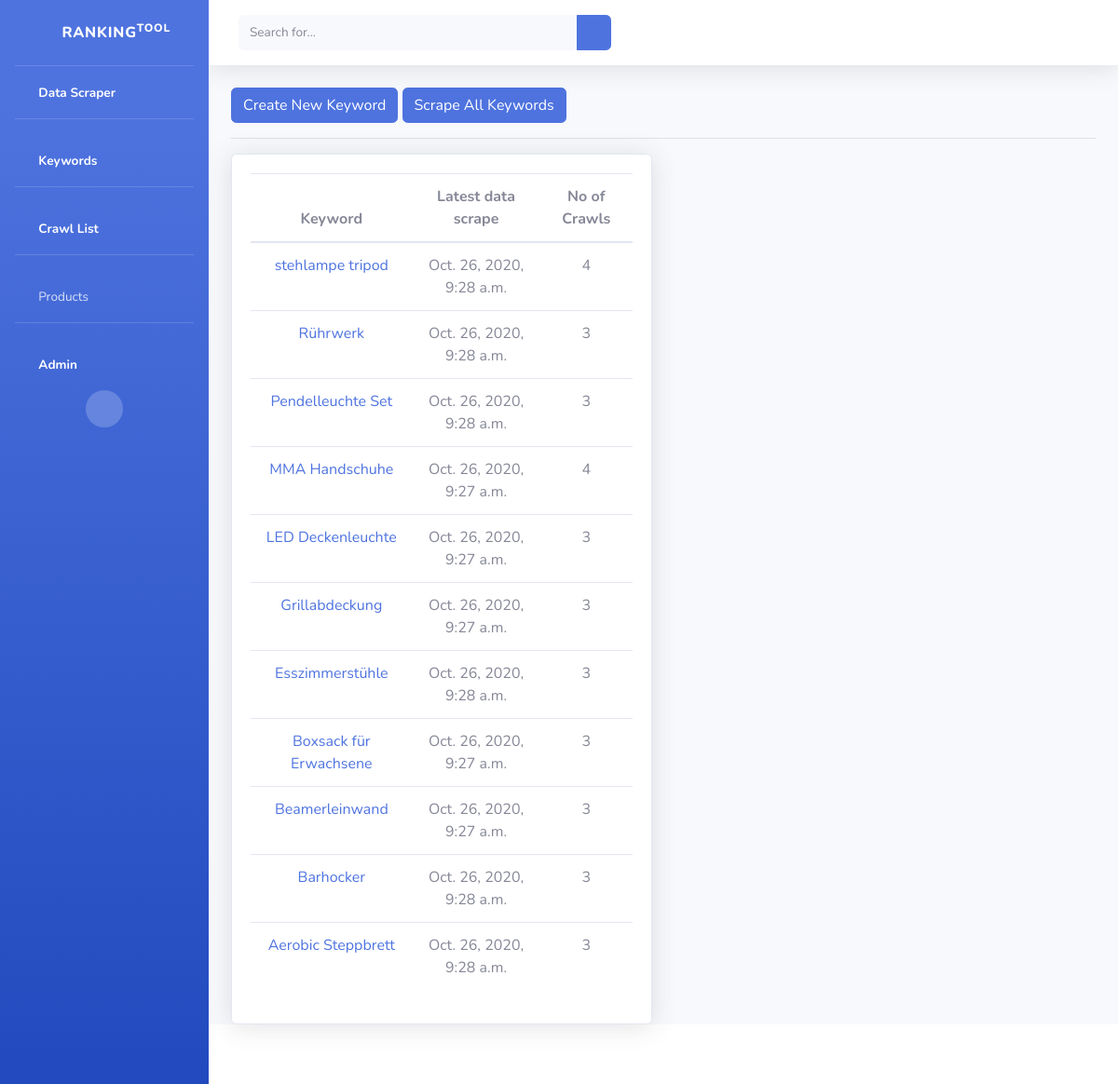
Page /keyword/ on the committed database.
### RankingTool/models.py (models this page shows, shortened)
class Keyword(models.Model):
    keyword = models.CharField(max_length=200,default="")
    @property
    def latest_update(self):
        try:
            latest_crawl_date = KeywordCrawl.objects.filter(keyword__keyword=self.keyword).order_by('-date')[0].date
        except:
            latest_crawl_date = 0
        return latest_crawl_date
    @property
    def no_of_crawls(self):
        try:
            crawls = len(KeywordCrawl.objects.filter(keyword__keyword=self.keyword))
        except:
            crawls = 0
        return crawls

class KeywordCrawl(models.Model):
    keyword = models.ForeignKey(Keyword,default=None, on_delete= models.CASCADE)
    date = models.DateTimeField(default=datetime.now)
    products = models.ManyToManyField(ScrapeProduct)
    marketplace = models.ForeignKey(Marketplace, default=None, on_delete= models.CASCADE, null=True)

### RankingTool/views.py (the view)
# urls.py: path('keyword/', keyword_list_view, name="keyword-list"),
def keyword_list_view(request):
    keywords = Keyword.objects.all().order_by('-keyword')
    context = {
        'keywords': keywords
    }
    return render(request, "keyword/keyword_list.html", context)

### templates/keyword/keyword_list.html
{% extends 'base.html' %}
{% block content %}
<a class="btn btn-primary" href="{% url 'keyword-create' %}">Create New Keyword</a>
<a class="btn btn-primary" href="{% url 'scrape-all-keywords' %}">Scrape All Keywords</a>
<hr>
<div class="row">
  <div class="col-6">
    <div class="card shadow">
      <div class="card-body">
        <table class="table" style="text-align: center;">
          <thead>
            <tr>
              <th scope="col">Keyword</th>
              <th scope="col">Latest data scrape</th>
              <th scope="col">No of Crawls</th>
            </tr>
          </thead>
          <tbody>
            {% for keyword in keywords %}
              <tr>
                <td><a href="{% url 'keyword-detail' keyword.id %}">{{ keyword.keyword}}</a></td>
                <td>{{ keyword.latest_update}}</td>
                <td style="text-align: center;">{{ keyword.no_of_crawls }}</td>
              </tr>
            {% endfor %}
          </tbody>
        </table>
      </div>
    </div>
  </div>
</div>
{% endblock content %}

### rows in the picture
Keyword: keyword "stehlampe tripod", latest_update "Oct. 26, 2020, 9:28 a.m.", no_of_crawls "4"
Keyword: keyword "Rührwerk", latest_update "Oct. 26, 2020, 9:28 a.m.", no_of_crawls "3"
Keyword: keyword "Pendelleuchte Set", latest_update "Oct. 26, 2020, 9:28 a.m.", no_of_crawls "3"
Keyword: keyword "MMA Handschuhe", latest_update "Oct. 26, 2020, 9:27 a.m.", no_of_crawls "4"
Keyword: keyword "LED Deckenleuchte", latest_update "Oct. 26, 2020, 9:27 a.m.", no_of_crawls "3"
Keyword: keyword "Grillabdeckung", latest_update "Oct. 26, 2020, 9:27 a.m.", no_of_crawls "3"
Keyword: keyword "Esszimmerstühle", latest_update "Oct. 26, 2020, 9:28 a.m.", no_of_crawls "3"
Keyword: keyword "Boxsack für Erwachsene", latest_update "Oct. 26, 2020, 9:27 a.m.", no_of_crawls "3"
Keyword: keyword "Beamerleinwand", latest_update "Oct. 26, 2020, 9:27 a.m.", no_of_crawls "3"
Keyword: keyword "Barhocker", latest_update "Oct. 26, 2020, 9:28 a.m.", no_of_crawls "3"
Keyword: keyword "Aerobic Steppbrett", latest_update "Oct. 26, 2020, 9:28 a.m.", no_of_crawls "3"
